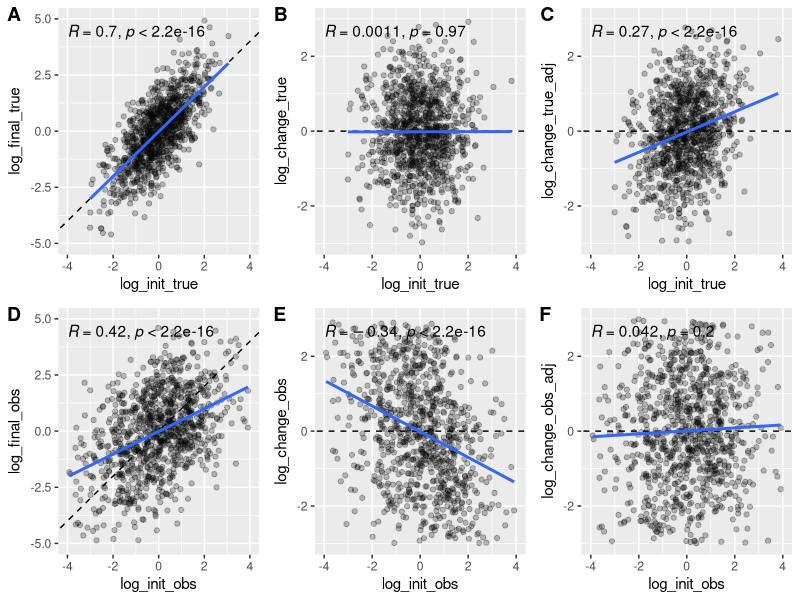
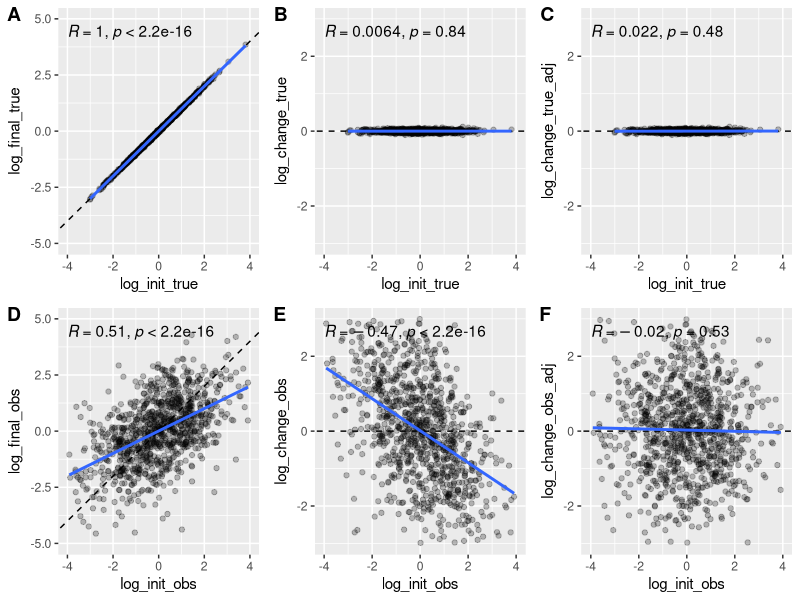
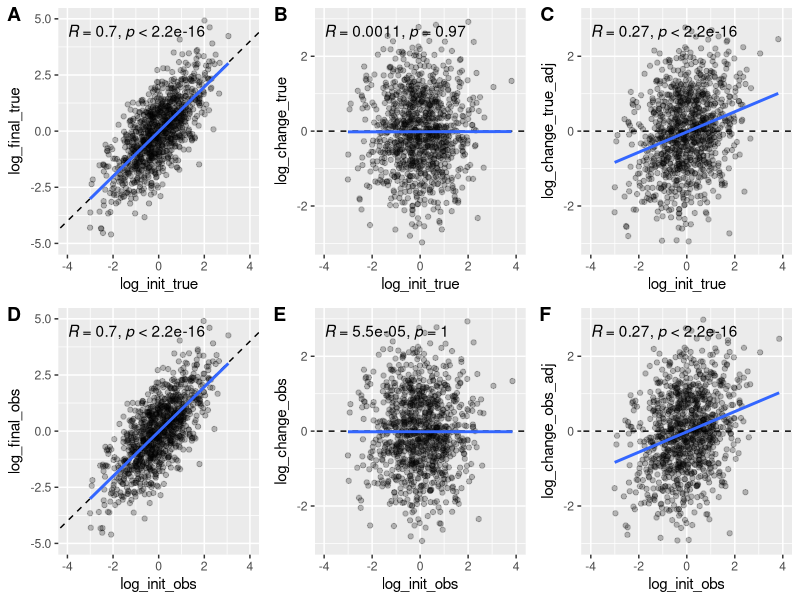
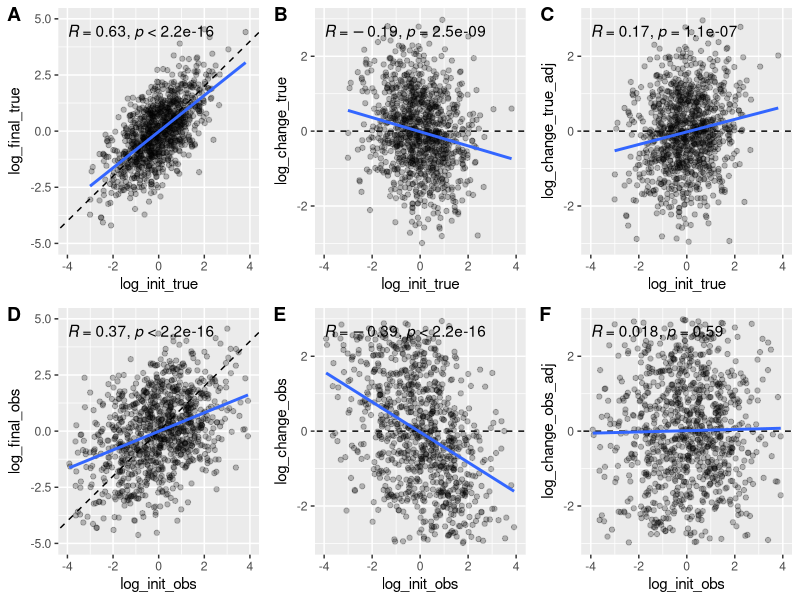
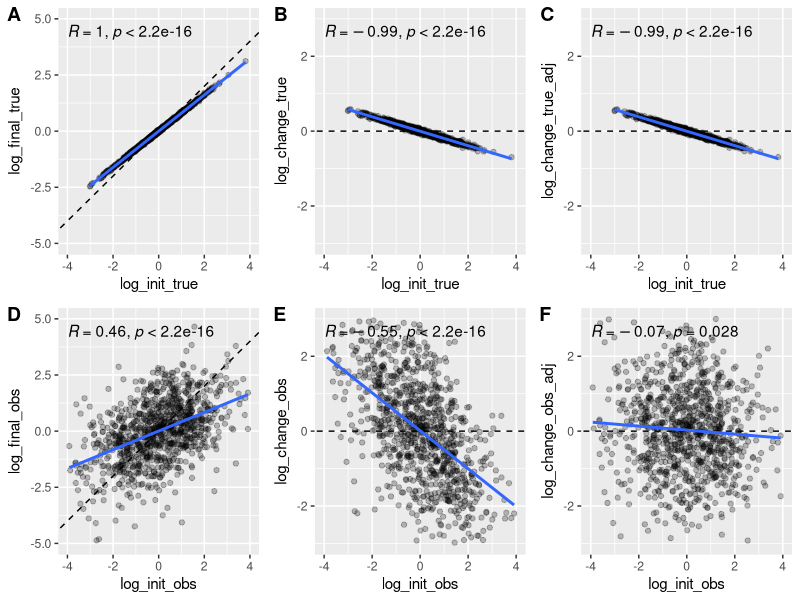
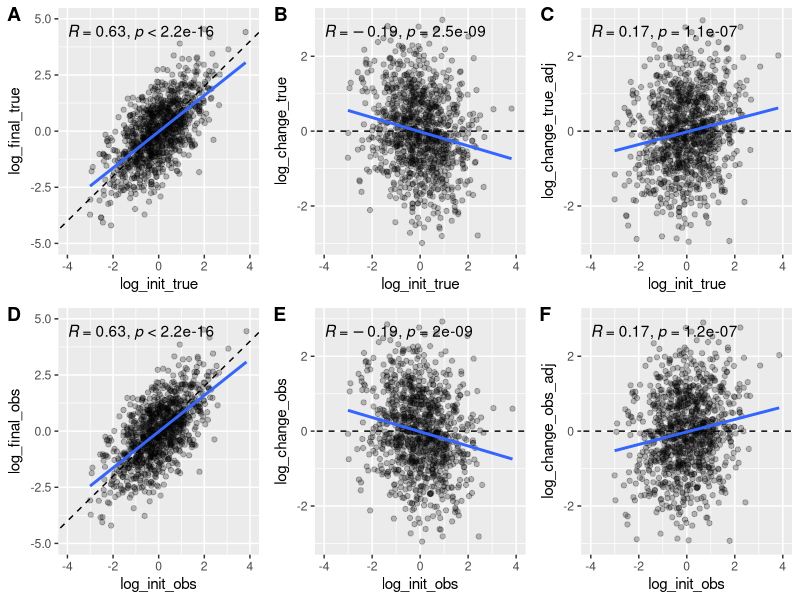
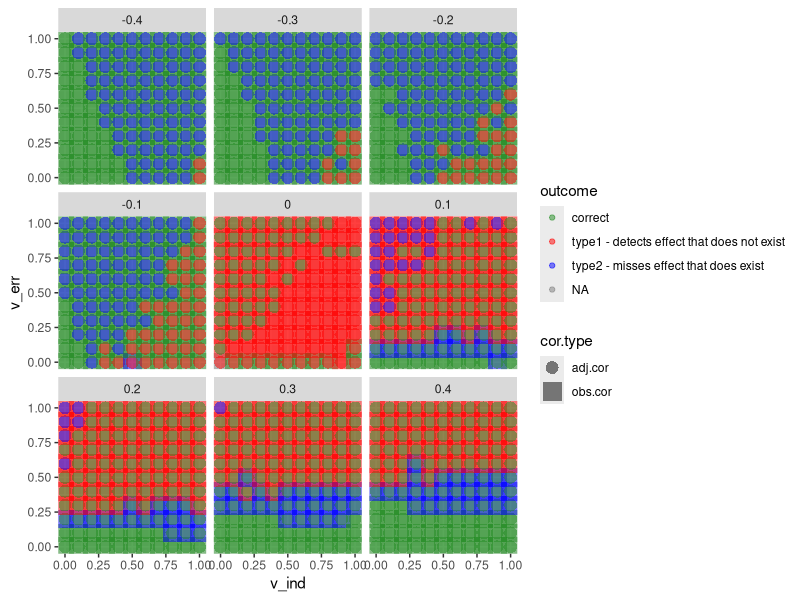
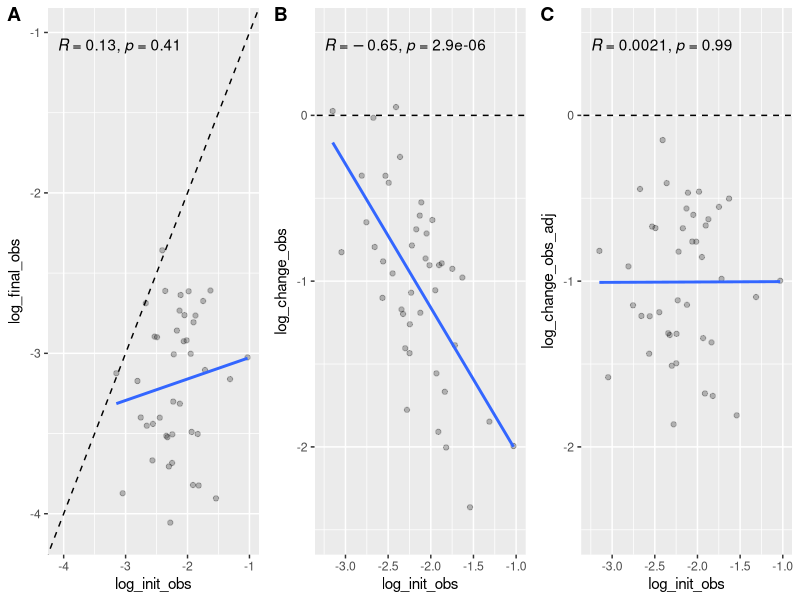

The R script that drew these images, in order:
## ---- chunk 1
knitr::opts_chunk$set(echo = TRUE, message = FALSE, warning = FALSE)
## ---- chunk 2
# Load libraries
library(tidyverse)
library(ggpubr)
library(broom)
## ---- chunk 3
# Define helper functions

# Function to correct for spurious slopes, from Kelly and Price 2005
rttm.adj <- function(m1, m2){
  raw.growth<-m2-m1
  vart<-var.test(m1,m2,paired = T) ## variances equal? 
  vpv<-vart$p.value # var.test p value
  m1m2cor<-cor.test(m1, m2) # test correlation between m1 and m2 
  rho<-m1m2cor$estimate # correlation coefficient between m1 and m2 
  m1sd<-sd(m1) # m1 sd
  m2sd<-sd(m2) # m2 sd
  m1v<-var(m1) # m1 var
  m2v<-var(m2) # m2 var
  m1m<-mean(m1) # m1 mean
  m2m<-mean(m2) # m2 mean
  pm<-mean(raw.growth)
  rho2<-(2*rho*m1sd*m2sd)/(m1v+m2v) # adjusted correlation coefficient used if variances are equal
  rhof<-ifelse(vpv <= 0.05, rho, rho2) # which rho is used for dstar calculation is based on variance comparison
  dstar<-(rhof*(m1-m1m)-(m2-m2m))*-1 # adjustment values. Multiply by -1 to flip sign because Kelly and Price based on plasticity as m1-m2, not m2-m1 as in most thermal tolerance estimates
  adj.growth <- pm+dstar # corrected plasticity. 
  out<-as.data.frame(cbind(raw.growth, dstar, adj.growth)) 
  return(out)
}
## ---- chunk 4
# Set number of individuals for simulations
n <- 1000

# Set variances
v_pop <- 1
v_ind <- 1
v_err <- 1

# Simulate data
set.seed(1)
df1 <- tibble(
  log_init_true = rnorm(n, mean = 0, sd = sqrt(v_pop)),
  log_change_true = rnorm(n, mean = 0, sd = sqrt(v_ind)),        # Independent 0 change plus individual response variation
  # Later: Check if FINAL can be simulated to then derive change, and if this is equivalent
  log_final_true = log_init_true + log_change_true,           # Final = initial + change
  e_init = rnorm(n, mean = 0, sd = sqrt(v_err)),          # Random measurement error for initial values
  e_final = rnorm(n, mean = 0, sd = sqrt(v_err)),         # Random measurement error for final values
  log_init_obs = log_init_true + e_init,          # Add random measurement error to initial values
  log_final_obs = log_final_true + e_final,       # Add random measurement error to final values
  log_change_obs = log_final_obs - log_init_obs   # Observed change
)  

# Apply Kelly Price correction to true values and observed values
df1 <- df1 %>% mutate(
  log_change_true_adj = rttm.adj(log_init_true, log_final_true)[, 3],
  log_change_obs_adj = rttm.adj(log_init_obs, log_final_obs)[, 3]
)
  
# Plot
p1 <- ggplot(df1, aes(x = log_init_true, y = log_final_true)) +
  geom_point(alpha = 0.25) +
  geom_abline(slope = 1, intercept = 0, linetype = "dashed") +
  stat_cor() +
  geom_smooth(method = "lm", se = FALSE) +
  xlim(-4, 4) + ylim(-5, 5)
p2 <- ggplot(df1, aes(x = log_init_true, y = log_change_true)) +
  geom_point(alpha = 0.25) +
  geom_abline(slope = 0, intercept = 0, linetype = "dashed") +
  stat_cor() +
  geom_smooth(method = "lm", se = FALSE) +
  xlim(-4, 4) + ylim(-3, 3)
p3 <- p2 + aes(x = log_init_true, y = log_change_true_adj)
p4 <- p1 + aes(x = log_init_obs, y = log_final_obs)
p5 <- p2 + aes(x = log_init_obs, y = log_change_obs)
p6 <- p2 + aes(x = log_init_obs, y = log_change_obs_adj)

plots1 <- list(p1, p2, p3, p4, p5, p6)

plots1panel <- ggpubr::ggarrange(plotlist = plots1, nrow = 2, ncol = 3, labels = "AUTO")

plots1panel
## ---- chunk 5
# Set variances
v_pop <- 1
v_ind <- 0.001
v_err <- 1

# Simulate data
set.seed(1)
df2 <- tibble(
  log_init_true = rnorm(n, mean = 0, sd = sqrt(v_pop)),
  log_change_true = rnorm(n, mean = 0, sd = sqrt(v_ind)),        # Independent 0 change plus individual response variation
  # Later: Check if FINAL can be simulated to then derive change, and if this is equivalent
  log_final_true = log_init_true + log_change_true,           # Final = initial + change
  e_init = rnorm(n, mean = 0, sd = sqrt(v_err)),          # Random measurement error for initial values
  e_final = rnorm(n, mean = 0, sd = sqrt(v_err)),         # Random measurement error for final values
  log_init_obs = log_init_true + e_init,          # Add random measurement error to initial values
  log_final_obs = log_final_true + e_final,       # Add random measurement error to final values
  log_change_obs = log_final_obs - log_init_obs   # Observed change
)  

# Apply Kelly Price correction to true values and observed values
df2 <- df2 %>% mutate(
  log_change_true_adj = rttm.adj(log_init_true, log_final_true)[, 3],
  log_change_obs_adj = rttm.adj(log_init_obs, log_final_obs)[, 3]
)
  
# Update list of plots with scenario 2 data
plots2 <- map(plots1, ~ .x %+% df2)

# Create multipanel plot
plots2panel <- ggpubr::ggarrange(plotlist = plots2, nrow = 2, ncol = 3, labels = "AUTO")

# Display plots
plots2panel
## ---- chunk 6
# Set variances
v_pop <- 1
v_ind <- 1
v_err <- 0.001

# Simulate data
set.seed(1)
df3 <- tibble(
  log_init_true = rnorm(n, mean = 0, sd = sqrt(v_pop)),
  log_change_true = rnorm(n, mean = 0, sd = sqrt(v_ind)),        # Independent 0 change plus individual response variation
  # Later: Check if FINAL can be simulated to then derive change, and if this is equivalent
  log_final_true = log_init_true + log_change_true,           # Final = initial + change
  e_init = rnorm(n, mean = 0, sd = sqrt(v_err)),          # Random measurement error for initial values
  e_final = rnorm(n, mean = 0, sd = sqrt(v_err)),         # Random measurement error for final values
  log_init_obs = log_init_true + e_init,          # Add random measurement error to initial values
  log_final_obs = log_final_true + e_final,       # Add random measurement error to final values
  log_change_obs = log_final_obs - log_init_obs   # Observed change
)  

# Apply Kelly Price correction to true values and observed values
df3 <- df3 %>% mutate(
  log_change_true_adj = rttm.adj(log_init_true, log_final_true)[, 3],
  log_change_obs_adj = rttm.adj(log_init_obs, log_final_obs)[, 3]
)
  
# Update list of plots with scenario 3 data
plots3 <- map(plots1, ~ .x %+% df3)

# Create multipanel plot
plots3panel <- ggpubr::ggarrange(plotlist = plots3, nrow = 2, ncol = 3, labels = "AUTO")

# Display plots
plots3panel
## ---- chunk 7
# Set variances
v_pop <- 1
v_ind <- 1
v_err <- 1

# Set strength of true relationship
b <- -0.2

# Simulate data
set.seed(1)
df4 <- tibble(
  log_init_true = rnorm(n, mean = 0, sd = sqrt(v_pop)),
  log_change_true = b * scale(log_init_true)[,1] + rnorm(n, mean = 0, sd = sqrt(v_ind)),        # Independent 0 change plus individual response variation
  # Later: Check if FINAL can be simulated to then derive change, and if this is equivalent
  log_final_true = log_init_true + log_change_true,           # Final = initial + change
  e_init = rnorm(n, mean = 0, sd = sqrt(v_err)),          # Random measurement error for initial values
  e_final = rnorm(n, mean = 0, sd = sqrt(v_err)),         # Random measurement error for final values
  log_init_obs = log_init_true + e_init,          # Add random measurement error to initial values
  log_final_obs = log_final_true + e_final,       # Add random measurement error to final values
  log_change_obs = log_final_obs - log_init_obs   # Observed change
)  

# Apply Kelly Price correction to true values and observed values
df4 <- df4 %>% mutate(
  log_change_true_adj = rttm.adj(log_init_true, log_final_true)[, 3],
  log_change_obs_adj = rttm.adj(log_init_obs, log_final_obs)[, 3]
)
  
# Update list of plots with scenario 3 data
plots4 <- map(plots1, ~ .x %+% df4)

# Create multipanel plot
plots4panel <- ggpubr::ggarrange(plotlist = plots4, nrow = 2, ncol = 3, labels = "AUTO")

# Display plots
plots4panel
## ---- chunk 8
# Set variances
v_pop <- 1
v_ind <- 0.001
v_err <- 1

# Set strength of true relationship
b <- -0.2

# Simulate data
set.seed(1)
df5 <- tibble(
  log_init_true = rnorm(n, mean = 0, sd = sqrt(v_pop)),
  log_change_true = b * scale(log_init_true)[,1] + rnorm(n, mean = 0, sd = sqrt(v_ind)),        # Independent 0 change plus individual response variation
  # Later: Check if FINAL can be simulated to then derive change, and if this is equivalent
  log_final_true = log_init_true + log_change_true,           # Final = initial + change
  e_init = rnorm(n, mean = 0, sd = sqrt(v_err)),          # Random measurement error for initial values
  e_final = rnorm(n, mean = 0, sd = sqrt(v_err)),         # Random measurement error for final values
  log_init_obs = log_init_true + e_init,          # Add random measurement error to initial values
  log_final_obs = log_final_true + e_final,       # Add random measurement error to final values
  log_change_obs = log_final_obs - log_init_obs   # Observed change
)  

# Apply Kelly Price correction to true values and observed values
df5 <- df5 %>% mutate(
  log_change_true_adj = rttm.adj(log_init_true, log_final_true)[, 3],
  log_change_obs_adj = rttm.adj(log_init_obs, log_final_obs)[, 3]
)
  
# Update list of plots with scenario 3 data
plots5 <- map(plots1, ~ .x %+% df5)

# Create multipanel plot
plots5panel <- ggpubr::ggarrange(plotlist = plots5, nrow = 2, ncol = 3, labels = "AUTO")

# Display plots
plots5panel
## ---- chunk 9
# Set variances
v_pop <- 1
v_ind <- 1
v_err <- 0.001

# Set strength of true relationship
b <- -0.2

# Simulate data
set.seed(1)
df6 <- tibble(
  log_init_true = rnorm(n, mean = 0, sd = sqrt(v_pop)),
  log_change_true = b * scale(log_init_true)[,1] + rnorm(n, mean = 0, sd = sqrt(v_ind)),        # Independent 0 change plus individual response variation
  # Later: Check if FINAL can be simulated to then derive change, and if this is equivalent
  log_final_true = log_init_true + log_change_true,           # Final = initial + change
  e_init = rnorm(n, mean = 0, sd = sqrt(v_err)),          # Random measurement error for initial values
  e_final = rnorm(n, mean = 0, sd = sqrt(v_err)),         # Random measurement error for final values
  log_init_obs = log_init_true + e_init,          # Add random measurement error to initial values
  log_final_obs = log_final_true + e_final,       # Add random measurement error to final values
  log_change_obs = log_final_obs - log_init_obs   # Observed change
)  

# Apply Kelly Price correction to true values and observed values
df6 <- df6 %>% mutate(
  log_change_true_adj = rttm.adj(log_init_true, log_final_true)[, 3],
  log_change_obs_adj = rttm.adj(log_init_obs, log_final_obs)[, 3]
)
  
# Update list of plots with scenario 3 data
plots6 <- map(plots1, ~ .x %+% df6)

# Create multipanel plot
plots6panel <- ggpubr::ggarrange(plotlist = plots6, nrow = 2, ncol = 3, labels = "AUTO")

# Display plots
plots6panel
## ---- chunk 10
pars <- expand_grid(
  v_pop = 1,
  v_ind = seq(0, 1, 0.1),
  v_err = seq(0, 1, 0.1),
  b = seq(-0.4, 0.4, 0.1)
)

test.cors <- function(v_pop, v_ind, v_err, b) {
  # Simulate data
  df <- tibble(
    log_init_true = rnorm(n, mean = 0, sd = sqrt(v_pop)),
    log_change_true = b * scale(log_init_true)[,1] + rnorm(n, mean = 0, sd = sqrt(v_ind)),   
    log_final_true = log_init_true + log_change_true,           # Final = initial + change
    e_init = rnorm(n, mean = 0, sd = sqrt(v_err)),          # Random measurement error for initial values
    e_final = rnorm(n, mean = 0, sd = sqrt(v_err)),         # Random measurement error for final values
    log_init_obs = log_init_true + e_init,          # Add random measurement error to initial values
    log_final_obs = log_final_true + e_final,       # Add random measurement error to final values
    log_change_obs = log_final_obs - log_init_obs   # Observed change
  )
  # Apply Kelly Price correction to observed values
  df <- df %>% mutate(
    log_change_obs_adj = rttm.adj(log_init_obs, log_final_obs)[, 3]
  )
  # Get true, observed, and adjusted correlations between change and initial
  bind_rows(.id = "cor.type",
        obs.b = tidy(lm(log_change_obs ~ scale(log_init_obs), data = df))[2,],
      obs.cor = tidy(cor.test(df$log_change_obs, df$log_init_obs)),
      adj.cor = tidy(cor.test(df$log_change_obs_adj, df$log_init_obs))
  ) %>% bind_cols(
    v_pop = v_pop,
    v_ind = v_ind,
    v_err = v_err,
    b = b
  )
}

# tidy(lm(log_change_obs ~ scale(log_init_obs), data = df))[2,]
# tidy(cor.test(df$log_change_obs, df$log_init_obs))
# plot(df$log_init_obs, df$log_change_obs)



# Run the function on all parameter combinations and bind results
results <- pmap_dfr(pars, test.cors) %>%
  select(v_pop, v_ind, v_err, b, cor.type, estimate, p.value) %>%
  mutate(outcome = case_when(
    p.value > 0.01 & b == 0 ~ "correct",
    p.value > 0.01 & b != 0 ~ "type2 - misses effect that does exist",
    p.value < 0.01 & sign(estimate) != sign(b) ~ "type1 - detects effect that does not exist",
    p.value < 0.01 & sign(estimate) == sign(b) ~ "correct"
  ))


results %>% 
  filter(cor.type %in% c("obs.cor", "adj.cor")) %>%
  ggplot(aes(x = v_ind, y = v_err)) +
    geom_point(aes(shape = cor.type, size = cor.type, color = outcome), alpha = 0.5) +
    facet_wrap(~b) +
    scale_color_manual(values = c("forestgreen", "red", "blue", "gray")) +
    scale_shape_manual(values = c(16, 15)) +
    scale_size_manual(values = c(4,6))
## ---- chunk 11
# Import and tidy Pdam data
pdam0 <- read_csv("PdamRbleaching.csv")

pdam <- pdam0 %>%
  mutate(log_init_raw = log(juntotal),
         log_final_raw = log(augtotal),
         log_change = log_final_raw - log_init_raw)


# Remove symbiont effect

## Calculate grand mean
grand_mean_init <- mean(pdam$log_init_raw)
grand_mean_final <- mean(pdam$log_final_raw)

## Add sym-group residuals to grand mean
pdam <- pdam %>%
  group_by(sym) %>%
  mutate(group_resid_init = log_init_raw - mean(log_init_raw),
         group_resid_final = log_final_raw - mean(log_final_raw)) %>%
  ungroup() %>%
  mutate(log_init_obs = grand_mean_init + group_resid_init,
         log_final_obs = grand_mean_final + group_resid_final,
         log_change_obs = log_final_obs - log_init_obs) %>%
  select(colony, log_init_obs, log_final_obs, log_change_obs)

# Kelly Price adjustment
pdam <- pdam %>% mutate(
  log_change_obs_adj = rttm.adj(log_init_obs, log_final_obs)[, 3]
)
## ---- chunk 12
pdam_plots <- list(
  p4 %+% pdam + xlim(-4.1, -1) + ylim(-4.1, -1),
  p5 %+% pdam + xlim(-3.25, -1) + ylim(-2.5, 0.5),
  p6 %+% pdam + xlim(-3.25, -1) + ylim(-2.5, 0.5)
)

ggpubr::ggarrange(plotlist = pdam_plots, nrow = 1, ncol = 3, labels = "AUTO")
## ---- chunk 13
# What is *b* from Pdam dataset (change in response per 1 SD change in predictor)
pdam_mod <- lm(log_change_obs ~ scale(log_init_obs), data = pdam)
pdam_b <- coef(pdam_mod)[[2]]      # -0.37

# Search simulations for scenarios giving rise to an observed *b* of -0.37 ± 0.1
b_summ <- results %>%
  filter(cor.type == "obs.b",
         abs(estimate - pdam_b) < 0.1)

# Plot which of the scenarios producing this b value reflect a correct (true) negative relationship, or not
ggplot(b_summ, aes(x = v_ind, y = v_err, shape = outcome == "correct", color = outcome == "correct")) +
  geom_jitter(width = 0.01, height = 0.01, alpha = 0.5) +
  xlim(0, 1) +
  ylim(0, 1)
## ---- chunk 14
# Import data
mill <- read_csv("subMil1.csv")       # Generated in Carly's script

# Tidy and filter data
mill <- mill %>%
  filter(size > 0) %>%  # there are four rows where size = 0, filter out because will generate Inf
  filter(InitialSize > 2) %>%    # cutoff of 1 gives adjusted marginal sig, cutoff 2 nonsig
  mutate(log_init_obs = log(InitialSize),
         log_final_obs = log(size),
         log_change_obs = log_final_obs - log_init_obs)

# Kelly Price adjustment
mill <- mill %>% mutate(
  log_change_obs_adj = rttm.adj(log_init_obs, log_final_obs)[, 3]
)
## ---- chunk 15
### Observed and adjusted relationships in *A. cervicornis* study
mill_plots <- list(
  p4 %+% mill + xlim(0.5, 4.5) + ylim(-0.5, 5),
  p5 %+% mill + xlim(0.5, 4.5) + ylim(-2.2, 1.8),
  p6 %+% mill + xlim(0.5, 4.5) + ylim(-2.2, 1.8)
)

ggpubr::ggarrange(plotlist = mill_plots, nrow = 1, ncol = 3, labels = "AUTO")
## ---- chunk 16
# What is *b* from Acer dataset (change in response per 1 SD change in predictor)
mill_mod <- lm(log_change_obs ~ scale(log_init_obs), data = mill)
mill_b <- coef(mill_mod)[[2]]      # -0.09

# Search simulations for scenarios giving rise to an observed *b* of -0.37 ± 0.1
mill_b_summ <- results %>%
  filter(cor.type == "obs.b",
         abs(estimate - mill_b) < 0.1)

# Plot which of the scenarios producing this b value reflect a correct (true) negative relationship, or not
ggplot(mill_b_summ, aes(x = v_ind, y = v_err, shape = outcome == "correct", color = outcome == "correct")) +
  geom_jitter(width = 0.01, height = 0.01, alpha = 0.5) +
  xlim(0, 1) +
  ylim(0, 1)
